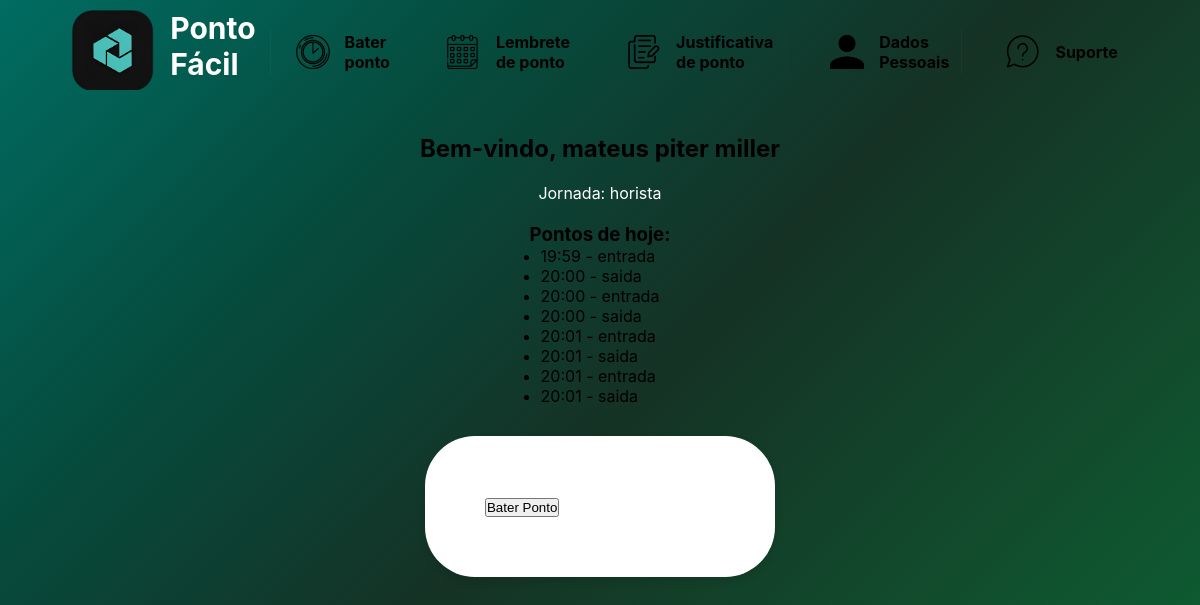
The page /pg_mrc_ponto (signed in) on the database its author committed.
### tables this page shows
CREATE TABLE user (
    idUser INTEGER PRIMARY KEY AUTOINCREMENT,
    nome TEXT NOT NULL,
    cpf TEXT UNIQUE NOT NULL,
    email TEXT UNIQUE NOT NULL,
    matricula TEXT UNIQUE NOT NULL,
    jornada TEXT NOT NULL,
    senha TEXT NOT NULL
);

CREATE TABLE pontos (
    id INTEGER PRIMARY KEY AUTOINCREMENT,
    matricula TEXT,
    data DATE,
    hora TEXT,
    tipo TEXT, -- "entrada", "saida", "intervalo_inicio", "intervalo_fim"
    FOREIGN KEY(matricula) REFERENCES user(matricula)
);

### app.py (the view, shortened to what this page needs)
@app.route("/pg_mrc_ponto", methods=["GET", "POST"])
@app.route("/pg_mrc_ponto", methods=["GET", "POST"])
def pg_mrc_ponto():
    matricula = session.get("matricula")
    if not matricula:
        return redirect(url_for("pg_login"))
    conn = conectar()
    cursor = conn.cursor()
    cursor.execute("SELECT nome, jornada FROM user WHERE matricula = ?", (matricula,))
    usuario = cursor.fetchone()
    conn.close()
    if not usuario:
        flash("Usuário não encontrado.", "error")
        return redirect(url_for("pg_login"))
    nome, jornada = usuario
    agora = datetime.now()
    conn = conectar()
    cursor = conn.cursor()
    cursor.execute("SELECT * FROM pontos WHERE matricula = ? AND data = ? ORDER BY id",
                   (matricula, agora.date()))
    pontos_hoje = cursor.fetchall()
    cursor.execute("SELECT * FROM pontos WHERE matricula = ? AND data = ? ORDER BY id",
                   (matricula, agora.date()))
    pontos_hoje = cursor.fetchall()
    conn.close()
    return render_template("pg_mrc_ponto.html", nome=nome, jornada=jornada, pontos=pontos_hoje)

### app.py (called while the page is built)
def conectar():
    return sqlite3.connect(DB_FILE)

### templates/pg_mrc_ponto.html (shortened to what this page needs)
<!DOCTYPE html>
<html long="pt-br">
<head>
    <link rel="stylesheet" href="{{ url_for('static', filename='css.css') }}">
</head>
<body>
    <header>
        <a href="{{ url_for('pg_inicial') }}"><img class="logo" src="{{ url_for('static', filename='images/Captura_de_tela_2025-08-21_194917-removebg-preview (1).png') }}" alt="Logo Ponto Fácil"></a>
        <h1>Ponto Fácil</h1>
        <a class="link" href="{{ url_for('pg_mrc_ponto') }}"><img class="icon" src="{{ url_for('static', filename='images/mcr_ponto.png') }}" alt="">Bater ponto</a>
        <a class="link" href="{{ url_for('pg_lembrete') }}"><img class="icon" src="{{ url_for('static', filename='images/lembrete.png') }}" alt="">Lembrete de ponto</a>
        <a class="link" href="{{ url_for('pg_justificativa') }}"><img class="icon" src="{{ url_for('static', filename='images/justificativa.png') }}" alt="">Justificativa de ponto</a>
        <a class="link" href="{{ url_for('pg_dados_pessoais') }}"><img class="icon" src="{{ url_for('static', filename='images/usuario.png') }}" alt="">Dados Pessoais</a>
        <a class="link" href="{{ url_for('pg_suporte') }}"><img class="icon" src="{{ url_for('static', filename='images/suporte.png') }}" alt="">Suporte</a>
    </header>
    <main class="main_ponto">
        <h2>Bem-vindo, {{ nome }}</h2>
    <p>Jornada: {{ jornada }}</p>
    <h3>Pontos de hoje:</h3>
    <ul>
        {% for p in pontos %}
            <li>{{ p[3] }} - {{ p[4] }}</li>
        {% else %}
            <li>Nenhum ponto registrado hoje.</li>
        {% endfor %}
    </ul>
    <form method="POST">
        <button type="submit">Bater Ponto</button>
    </form>
    </main>
</body>
</html>

### static/css.css (style rules this page uses)
body { font-family: 'inter', sans-serif; background: linear-gradient(135deg, #016c62 0%, #054c3e 25%, #153225 50%, #114d2d 75%, #0b6735 100% ); min-height: 100vh; display: flex; flex-direction: column; align-items: center; }
.main_ponto { margin-top: 15px; padding: 15px; }
main { display: flex; margin: 200px; flex-direction: column; align-items: center; justify-content: center; }
.logo { width: 100px; height: auto; }
header { display: flex; flex-direction: row; justify-content: center; gap: 1px; padding: 10px; border-radius: 0px; width: 80%; max-width: 600px; gap: 10px; }
.link { background: linear-gradient(135deg, #00b894); color: rgb(0, 0, 0); border: none; border-radius: 12px; padding: 6px 12px; font-size: 16px; font-weight: bold; cursor: pointer; transition: all 0.3s ease; box-shadow: 0px 4px 10px rgba(230, 226, 226, 0.2); text-decoration: none; display: flex; flex-direction: row; margin: 5px; border-radius: 0; clip-path: polygon(10% 0, 90% 0, 100% 20%, 100% 80%, 90% 100%, 10% 100%, 0 80%, 0 20%); align-items: center; }
.icon { width: 60px; height: 60px; object-fit: contain; margin-right: 2px; }
h1 { font-size: 30px; font-weight: bold; color: #ffffff; }
* { margin: 0; padding: 0; box-sizing: border-box; }
.logo { width: 95px; height: 80px; object-fit: contain; }
p { color: #ffffff; font-size: 16px; margin-bottom: 20px; margin-top: 20px; }
form { background: #fff; padding: 60px; margin: 30px auto; width: 350px; border-radius: 50px; box-shadow: 0 4px 8px rgba(0, 0, 0, 0.1); text-align: left; }
* { box-sizing: border-box; }

### rows shown on the page
user: nome "mateus piter miller", jornada "horista"
pontos: hora "19:59", tipo "entrada"
pontos: hora "20:00", tipo "saida"
pontos: hora "20:00", tipo "entrada"
pontos: hora "20:00", tipo "saida"
pontos: hora "20:01", tipo "entrada"
pontos: hora "20:01", tipo "saida"
pontos: hora "20:01", tipo "entrada"
pontos: hora "20:01", tipo "saida"
